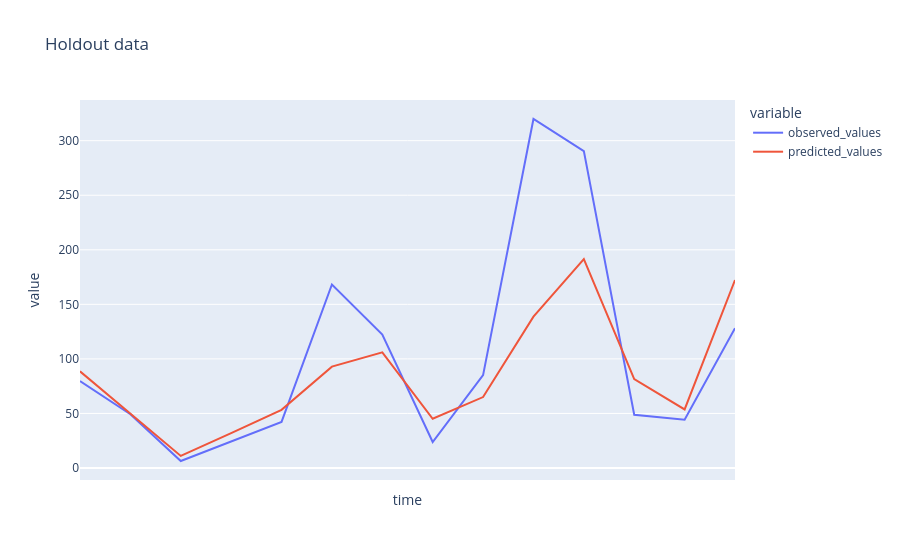

This figure's notebook cell:
### Markdown cell above
### Holdout data visualization

### Code cell
visualization = pipeline_details["visualization"]["holdout"]
holdout_dates = visualization["time"]
holdout_predictions = visualization["predicted_values"][0]
holdout_observed_values = visualization["observed_values"][0]
holdout_df = pd.DataFrame(
    {
        "time": holdout_dates,
        "observed_values": holdout_observed_values,
        "predicted_values": holdout_predictions,
    }
)
fig = px.line(
    holdout_df,
    x="time",
    y=holdout_df.columns,
    hover_data={"time": "|%B %d, %Y"},
    title="Holdout data",
)
fig.update_xaxes(dtick="M1", tickformat="%b\n%Y")
fig.show()

### Figure 1 — Plotly figure (JSON) as saved in the notebook; plotly's stock layout.template omitted (floating-point values rounded to 4 significant figures)
{"data": [{"hovertemplate": "variable=observed_values<br>time=%{x|%B %d, %Y}<br>value=%{y}<extra></extra>", "legendgroup": "observed_values", "line": {"color": "#636efa", "dash": "solid"}, "marker": {"symbol": "circle"}, "mode": "lines", "name": "observed_values", "orientation": "v", "showlegend": true, "type": "scatter", "x": ["2014-11-10", "2014-11-11", "2014-11-12", "2014-11-13", "2014-11-14", "2014-11-15", "2014-11-16", "2014-11-17", "2014-11-18", "2014-11-19", "2014-11-20", "2014-11-21", "2014-11-22", "2014-11-23"], "xaxis": "x", "y": [79.67, 49.33, 6.417, 24.62, 42.21, 168.2, 122.4, 23.83, 85.17, 319.9, 290.4, 48.83, 44.33, 128.0], "yaxis": "y"}, {"hovertemplate": "variable=predicted_values<br>time=%{x|%B %d, %Y}<br>value=%{y}<extra></extra>", "legendgroup": "predicted_values", "line": {"color": "#EF553B", "dash": "solid"}, "marker": {"symbol": "circle"}, "mode": "lines", "name": "predicted_values", "orientation": "v", "showlegend": true, "type": "scatter", "x": ["2014-11-10", "2014-11-11", "2014-11-12", "2014-11-13", "2014-11-14", "2014-11-15", "2014-11-16", "2014-11-17", "2014-11-18", "2014-11-19", "2014-11-20", "2014-11-21", "2014-11-22", "2014-11-23"], "xaxis": "x", "y": [88.61, 49.82, 11.09, 31.96, 53.35, 92.91, 106.0, 45.15, 65.03, 138.7, 191.5, 81.41, 53.64, 172.3], "yaxis": "y"}], "layout": {"legend": {"title": {"text": "variable"}, "tracegroupgap": 0}, "title": {"text": "Holdout data"}, "xaxis": {"anchor": "y", "domain": [0, 1], "dtick": "M1", "tickformat": "%b\n%Y", "title": {"text": "time"}}, "yaxis": {"anchor": "x", "domain": [0, 1], "title": {"text": "value"}}}}
